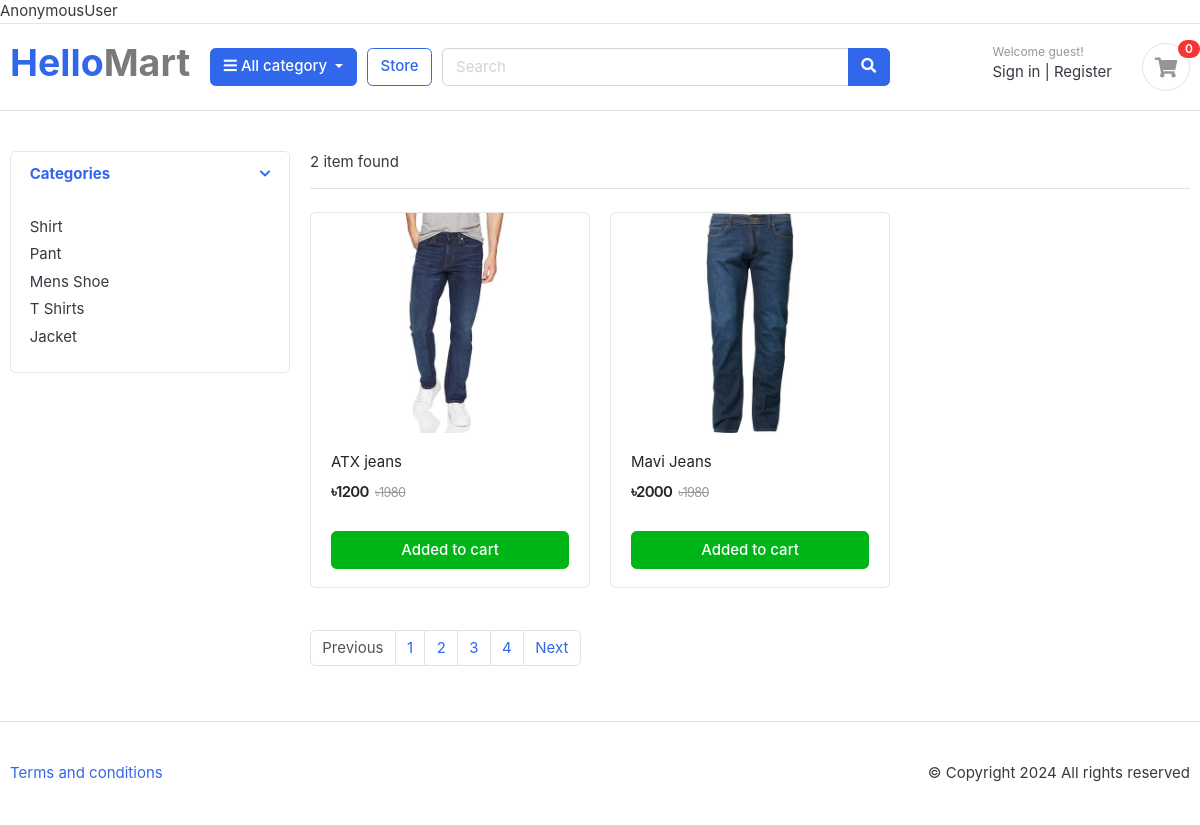
/store/, run on the app's committed database.
### category/models.py (models this page shows, shortened)
class Category(models.Model):
    category_name = models.CharField(max_length = 50, unique = True)
    slug = models.SlugField(max_length = 100, unique = True)
    description = models.TextField(max_length = 255, blank = True)
    cat_image = models.ImageField(upload_to= 'photos/categories', blank= True)

### store/models.py (models this page shows, shortened)
class Product(models.Model):
    product_name = models.CharField(max_length=100, unique = True)
    slug = models.SlugField(max_length = 200, unique = True)
    description = models.TextField(max_length = 400, blank = True)
    price = models.IntegerField()
    image = models.ImageField(upload_to='photos/products')
    stock = models.IntegerField()
    is_available = models.BooleanField(default = True)
    category = models.ForeignKey(Category, on_delete=models.CASCADE)
    created_date = models.DateTimeField(auto_now_add = True)
    modified_date = models.DateTimeField(auto_now = True)

### store/views.py (the view)
# urls.py: path('store/', include('store.urls')),
def store(request, category_slug=None):
    category = None
    products = None
    categories = Category.objects.all()
    if category_slug:
        category = get_object_or_404(Category, slug = category_slug)
        products = Product.objects.filter(is_available = True, category = category)
        page = request.GET.get('page')
        print(page)
        paginator = Paginator(products, 1)
        paged_product = paginator.get_page(page)
    else:
        products = Product.objects.filter(is_available = True)
        page = request.GET.get('page')
        paginator = Paginator(products, 2)
        paged_product = paginator.get_page(page)
    """Paginator add using random blog

    Returns:
        Source: https://testdriven.io/blog/django-pagination/
    """
    context = {'products' : paged_product, 'categories' : categories}
    return render(request, 'store/store.html', context)

### store/templates/store/store.html
{% extends "base.html" %}
{% load static %}
{% block body %}
<section class="section-content padding-y">
	<div class="container">
	<div class="row">
		<aside class="col-md-3">
	<div class="card">
		<article class="filter-group">
			<header class="card-header">
				<a href="#" data-toggle="collapse" data-target="#collapse_1" aria-expanded="true" class="">
					<i class="icon-control fa fa-chevron-down"></i>
					<h6 class="title">Categories</h6>
				</a>
			</header>
			<div class="filter-content collapse show" id="collapse_1" style="">
				<div class="card-body">
					<ul class="list-menu">
					{% for i in categories %}
						<li><a href="{% url "products_by_category" category_slug=i.slug %}">{{i.category_name}} </a></li>
					{% endfor %}
					</ul>
				</div>
			</div>
		</article>
	</div>
		</aside>
		<main class="col-md-9">
	<header class="border-bottom mb-4 pb-3">
			<div class="form-inline">
				<span class="mr-md-auto">{{products|length}} item found </span>
			</div>
	</header>
	<div class="row">
		{% for item in products %}
		<div class="col-md-4">
			<figure class="card card-product-grid">
				<div class="img-wrap">
					<img src="{{item.image.url}} ">
				</div>
				<figcaption class="info-wrap">
					<div class="fix-height">
						<a href="{% url "product_detail" item.category.slug item.slug %}" class="title">{{item.product_name}} </a>
						<div class="price-wrap mt-2">
							<span class="price">৳{{item.price}} </span>
							<del class="price-old">৳1980</del>
						</div>
					</div>
					<a href="#" class="btn btn-block btn-success">Added to cart </a>
				</figcaption>
			</figure>
		</div>
		{% endfor %}
	</div>
	<nav class="mt-4" aria-label="Page navigation sample">
	  <ul class="pagination">
		{% if products.has_previous %}
			<li class="page-item"><a class="page-link" href="?page={{products.previous_page_number}} ">Previous</a></li>
		{% else %}
		<li class="page-item disabled"><a class="page-link">Previous</a></li>
		{% endif %}
		{% for i in products.paginator.page_range %}
		<li class="page-item"><a class="page-link" href="?page={{i}}">{{i}} </a></li>
		{% endfor %}
		{% if products.has_next %}
			<li class="page-item"><a class="page-link" href="?page={{products.next_page_number}} ">Next</a></li>
		{% else %}
		<li class="page-item disabled"><a class="page-link">Next</a></li>
		{% endif %}
	  </ul>
	</nav>
		</main>
	</div>
	</div>
	</section>
{% endblock body %}

### static/css/ui.css (style rules this page uses)
html { font-family: "Inter", sans-serif; font-size: 15px; }
.img-wrap { text-align: center; display: block; }
.img-wrap img { max-width: 100%; }
.price-wrap { letter-spacing: -0.7px; }
.padding-y { padding-top: 40px; padding-bottom: 40px; }
figure { margin-bottom: 0; }
article:after, .form-group:after { display: block; clear: both; content: ""; }
[class*=list-] li:after { visibility: hidden; display: block; content: ""; overflow: hidden; height: 0; clear: both; }
.list-menu { list-style: none; margin: 0; padding-left: 0; }
.list-menu li { margin-bottom: 5px; }
.list-menu a { color: #343a40; }
[class*=card-product] a.title { color: #212529; display: block; }
[class*=card-product] .img-wrap { overflow: hidden; position: relative; }
[class*=card-product] .img-wrap img { height: 100%; max-width: 100%; width: auto; display: inline-block; -o-object-fit: cover; object-fit: cover; }
.card-product-grid { margin-bottom: 20px; }
.card-product-grid .img-wrap { border-radius: 0.2rem 0.2rem 0 0; height: 220px; }
.card-product-grid .info-wrap { overflow: hidden; padding: 18px 20px; }
.card-product-grid .fix-height { height: 80px; overflow: hidden; }
.card .img-wrap { overflow: hidden; }
.price { font-weight: 600; color: #212529; }
.price-old { color: #969696; margin-left: 3px; font-size: 85%; }
.icon-control { margin-top: 5px; float: right; font-size: 80%; }
.card-header .title { margin-bottom: 0; line-height: 1.5; }
.filter-group { border-bottom: 1px solid #e4e4e4; }
.filter-group .card-header { border-bottom: 0; }
.filter-group:last-child { border-bottom: 0; }

### data on the page
Category: category_name "Shirt"
Category: category_name "Pant"
Category: category_name "Mens Shoe"
Category: category_name "T Shirts"
Category: category_name "Jacket"
Product: image (picture), product_name "ATX jeans", price "1200"
Product: image (picture), product_name "Mavi Jeans", price "2000"

### other printed values
{{ request.user }} "AnonymousUser"
{{ products|length }} "2"
{{ i }} "1" "2" "3" "4"
